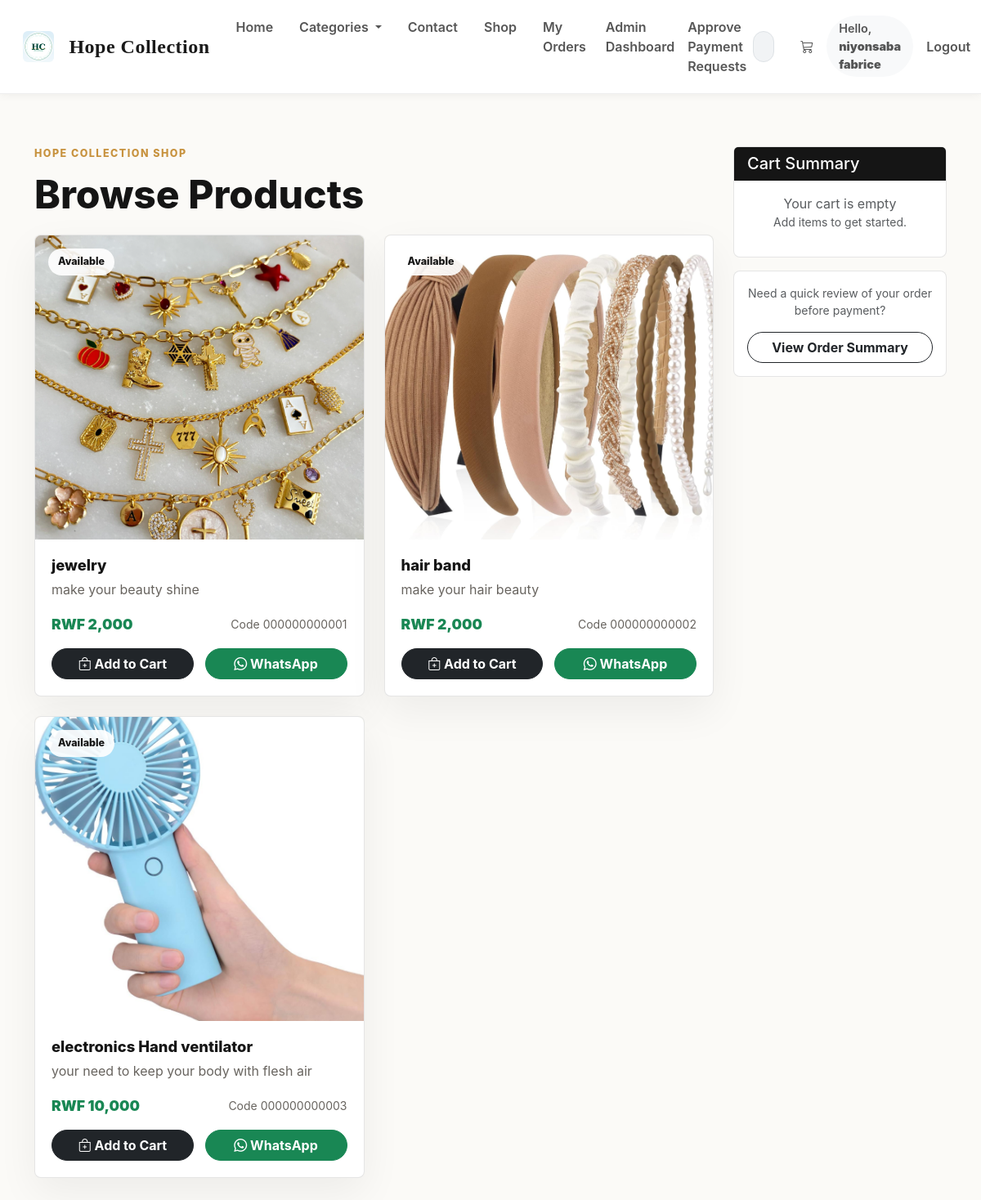
The app's page /market (signed in) with its own data.
### market/models.py (models this page shows, shortened)
class SiteSettings(db.Model):
    __tablename__ = 'site_settings'
    id               = db.Column(db.Integer, primary_key=True)
    business_name    = db.Column(db.String(100), nullable=False, default='Hope Collection')
    tagline          = db.Column(db.String(255), default='Your one-stop boutique for elegance.')
    logo_url         = db.Column(db.String(255), default='')
    meta_description = db.Column(db.String(255), default='Hope Collection - Quality jewelry, electronics, and accessories.')
    whatsapp_number  = db.Column(db.String(20), nullable=False, default='250789174857')
    contact_email    = db.Column(db.String(120), nullable=False, default='niyonsabafabrice03@gmail.com')
    business_phone   = db.Column(db.String(20))
    business_address = db.Column(db.String(255))
    facebook_url     = db.Column(db.String(255))
    instagram_url    = db.Column(db.String(255))
    currency_code    = db.Column(db.String(10), default='RWF')
    delivery_fee     = db.Column(db.Integer, default=0)
    about_content    = db.Column(db.Text, default='Welcome to Hope Collection. We provide quality products and services.')

class User(db.Model, UserMixin):  # ✅ FIXED: only ONE User class (merged both into this one)
    __tablename__ = 'user'
    id               = db.Column(db.Integer, primary_key=True)
    username         = db.Column(db.String(100), nullable=False, unique=True)
    email_address    = db.Column(db.String(120), nullable=False, unique=True)
    password_hash    = db.Column(db.String(200), nullable=False)
    budget           = db.Column(db.Integer, nullable=False, default=1000)
    is_admin         = db.Column(db.Boolean, default=False)
    created_at       = db.Column(db.DateTime, default=lambda: datetime.now(timezone.utc))
    top_up_requests  = db.relationship(
                            'TopUpRequest',
                            backref='requester',           # ✅ FIXED: renamed backref to avoid clash with Transaction backref 'user'
                            lazy=True,
                            foreign_keys='TopUpRequest.user_id'
                        )
    transactions     = db.relationship('Transaction', backref='user', lazy=True)  # ✅ FIXED: moved here from duplicate class
    @property
    def password(self):
        raise AttributeError('Password is not a readable attribute!')

class Item(db.Model):
    __tablename__ = 'item'
    id          = db.Column(db.Integer, primary_key=True)
    name        = db.Column(db.String(30), nullable=False)
    price       = db.Column(db.Integer, nullable=False)
    barcode     = db.Column(db.String(12), nullable=False)
    description = db.Column(db.String(1024), nullable=False)
    image_file  = db.Column(db.String(255), nullable=False, default='default.jpg')
    video_file  = db.Column(db.String(255), nullable=True)
    stock       = db.Column(db.Integer, default=0)
    category_id = db.Column(db.Integer, db.ForeignKey('category.id'))
    created_at  = db.Column(db.DateTime, default=lambda: datetime.now(timezone.utc))

### market/routes.py (the view)
@app.route('/market')
@login_required
def market_page():
    items = Item.query.all()
    return render_template('market.html', items=items)

### market/templates/market.html (shortened to what this page needs)
{% extends "base.html" %}
{% block content %}
<section class="shop-page">
    <div class="container">
        <div class="row g-4">
            <div class="col-lg-9">
                <div class="section-heading compact">
                    <div>
                        <p class="section-kicker">Hope Collection shop</p>
                        <h1>Browse Products</h1>
                    </div>
                </div>
                {% if items %}
                <div class="row g-4">
                    {% for item in items %}
                    <div class="col-md-6">
                        <article class="product-card h-100">
                            <div class="product-media">
                                {% if item.video_file %}
                                    <video class="w-100" style="height: 280px; object-fit: cover;" controls>
                                        <source src="{{ url_for('static', filename='product_videos/' ~ item.video_file) }}" type="video/mp4">
                                    </video>
                                {% else %}
                                    <img data-product-img
                                         src="{{ url_for('static', filename='product_pics/' ~ item.image_file) }}"
                                         alt="{{ item.name }}">
                                {% endif %}
                                <div class="fallback-product-icon"></div>
                                <span class="product-badge">Available</span>
                            </div>
                            <div class="product-body">
                                <div>
                                    <h3>{{ item.name }}</h3>
                                    <p>{{ item.description }}</p>
                                </div>
                                <div class="product-meta">
                                    <span>RWF {{ "{:,}".format(item.price) }}</span>
                                    <small>Code {{ item.barcode }}</small>
                                </div>
                                <div class="product-actions">
                                    <a href="{{ url_for('add_to_cart', item_id=item.id) }}" class="btn btn-dark">
                                        <i class="bi bi-bag-plus"></i> Add to Cart
                                    </a>
                                    <a class="btn btn-success" target="_blank" rel="noopener"
                                       href="https://wa.me/?text={{ ('Hello Hope Collection, I want to order ' ~ item.name ~ ' for RWF ' ~ item.price)|urlencode }}">
                                        <i class="bi bi-whatsapp"></i> WhatsApp
                                    </a>
                                </div>
                            </div>
                        </article>
                    </div>
                    {% endfor %}
                </div>
                {% else %}
                <div class="alert alert-info" role="alert">
                    <h4 class="alert-heading">No Items Available</h4>
                    <p>There are currently no items in the marketplace.</p>
                </div>
                {% endif %}
            </div>
            <div class="col-lg-3">
                <div class="card cart-summary sticky-top">
                    <div class="card-header">
                        <h5 class="mb-0">Cart Summary</h5>
                    </div>
                    <div class="card-body">
                        {% set cart = session.get('cart', []) %}
                        {% if cart %}
                            <div class="mb-3">
                                <h6>Items in Cart: <span class="badge bg-secondary">{{ cart|length }}</span></h6>
                            </div>
                            <div class="cart-items">
                                {% for item in cart %}
                                <div class="mb-2 p-2 border-bottom">
                                    <p class="mb-1"><strong>{{ item.name }}</strong></p>
                                    <p class="mb-1">Qty: <strong>{{ item.quantity }}</strong> x RWF {{ item.price }}</p>
                                    <p class="mb-0 text-success"><strong>RWF {{ item.price * item.quantity }}</strong></p>
                                </div>
                                {% endfor %}
                            </div>
                            <hr>
                            {% set totals = namespace(price=0) %}
                            {% for item in cart %}
                                {% set totals.price = totals.price + (item.price * item.quantity) %}
                            {% endfor %}
                            <div class="d-flex justify-content-between mb-3">
                                <h6>Total:</h6>
                                <h5 class="text-success"><strong>RWF {{ totals.price }}</strong></h5>
                            </div>
                            <a href="{{ url_for('view_cart') }}" class="btn btn-dark w-100 mb-2">View Cart</a>
                            <a href="{{ url_for('view_cart') }}" class="btn btn-success w-100">Proceed to Payment</a>
                        {% else %}
                            <p class="text-muted text-center mb-0">Your cart is empty</p>
                            <p class="text-muted text-center small">Add items to get started.</p>
                        {% endif %}
                    </div>
                </div>
                <div class="card mt-3 helper-card">
                    <div class="card-body text-center">
                        <p class="mb-3 small text-muted">Need a quick review of your order before payment?</p>
                        <a href="{{ url_for('view_cart') }}" class="btn btn-outline-dark w-100">
                            View Order Summary
                        </a>
                    </div>
                </div>
            </div>
        </div>
    </div>
</section>
{% endblock %}

### market/templates/base.html (shortened to what this page needs)
<!DOCTYPE html>
<html lang="en">
<head>
    <link href="https://cdn.jsdelivr.net/npm/bootstrap@5.3.0/dist/css/bootstrap.min.css" rel="stylesheet">
    <link rel="stylesheet" href="https://cdn.jsdelivr.net/npm/bootstrap-icons@1.11.3/font/bootstrap-icons.css">
    <link rel="stylesheet" href="{{ url_for('static', filename='css/storefront.css') }}">
</head>
<body>
<nav class="navbar navbar-expand-lg navbar-light sticky-top navbar-custom">
    <div class="container-fluid">
        <a class="navbar-brand" href="{{ url_for('home_page') }}">
            {% if site_settings.logo_url and site_settings.logo_url != '/static/images/logo.png' %}
                <img src="{{ site_settings.logo_url }}" alt="{{ site_settings.business_name }} logo" class="brand-logo align-text-top" onerror="this.classList.add('d-none'); this.nextElementSibling.classList.remove('d-none');">
            {% else %}
                <span class="brand-mark">{{ site_settings.business_name[:2].upper() if site_settings.business_name else 'HC' }}</span>
            {% endif %}
            {{ site_settings.business_name }}
        </a>
        <div class="collapse navbar-collapse" id="navbarNav">
            <ul class="navbar-nav me-auto">
                <li class="nav-item">
                    <a class="nav-link px-3" href="{{ url_for('home_page') }}">Home</a>
                </li>
                <li class="nav-item dropdown">
                    <a class="nav-link dropdown-toggle px-3" href="#" id="navbarDropdown" role="button" data-bs-toggle="dropdown">
                        Categories
                    </a>
                </li>
                <li class="nav-item">
                    <a class="nav-link px-3" href="{{ url_for('contact_page') }}">Contact</a>
                </li>
                {% if current_user.is_authenticated %}
                <li class="nav-item">
                    <a class="nav-link px-3" href="{{ url_for('market_page') }}">Shop</a>
                </li>
                <li class="nav-item">
                    <a class="nav-link px-3" href="{{ url_for('transaction_history') }}">My Orders</a>
                </li>
                {% if current_user.id == 1 %}
                <li class="nav-item dropdown">
                    <a class="nav-link" href="{{ url_for('admin_dashboard') }}">Admin Dashboard</a>
                </li>
                <li class="nav-item">
                    <a class="nav-link" href="{{ url_for('top_up_requests') }}">Approve Payment Requests</a>
                </li>
                {% endif %}
                {% endif %}
            </ul>
            <form class="d-flex me-lg-3 my-2 my-lg-0">
                <div class="input-group">
                    <input class="form-control search-bar-nav" type="search" placeholder="Search jewelry..." aria-label="Search">
                </div>
            </form>
            <ul class="navbar-nav align-items-lg-center">
                {% if current_user.is_authenticated %}
                    <li class="nav-item">
                        <a class="nav-link px-3" href="{{ url_for('view_cart') }}">
                            <i class="bi bi-cart3"></i>
                            {% set cart = session.get('cart', []) %}
                        </a>
                    </li>
                    <li class="nav-item">
                        <span class="nav-link px-3 nav-greeting">Hello, <strong>{{ current_user.username }}</strong></span>
                    </li>
                    <li class="nav-item">
                        <a class="nav-link btn btn-sm btn-outline-dark ms-lg-2" href="{{ url_for('logout_page') }}">Logout</a>
                    </li>
                {% endif %}
            </ul>
        </div>
    </div>
</nav>
<main>
    {% block content %}
    {% endblock %}
</main>
</body>
</html>

### records on screen
SiteSettings: logo_url (picture), business_name "Hope Collection"
User: username "niyonsaba fabrice"
Item: image_file (picture), name "jewelry", description "make your beauty shine", price "2,000", barcode "000000000001"
Item: image_file (picture), name "hair band", description "make your hair beauty", price "2,000", barcode "000000000002"
Item: image_file (picture), name "electronics Hand ventilator", description "your need to keep your body with flesh air", price "10,000", barcode "000000000003"
